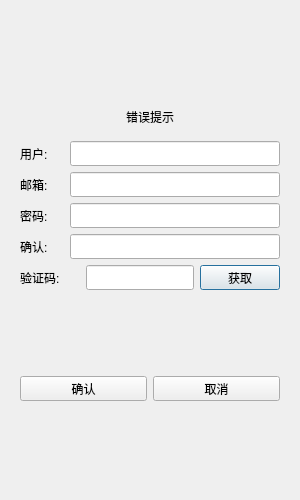
<?xml version="1.0" encoding="UTF-8"?>
<ui version="4.0">
    <class>RegisterDialog</class>
    <widget class="QDialog" name="RegisterDialog">
        <property name="enabled">
            <bool>true</bool>
        </property>
        <property name="geometry">
            <rect>
                <x>0</x>
                <y>0</y>
                <width>300</width>
                <height>500</height>
            </rect>
        </property>
        <property name="minimumSize">
            <size>
                <width>300</width>
                <height>500</height>
            </size>
        </property>
        <property name="maximumSize">
            <size>
                <width>300</width>
                <height>500</height>
            </size>
        </property>
        <property name="windowTitle">
            <string>Dialog</string>
        </property>
        <layout class="QVBoxLayout" name="verticalLayout">
            <item>
                <layout class="QVBoxLayout" name="verticalLayout_2">
                    <item>
                        <widget class="QStackedWidget" name="stackedWidget">
                            <property name="currentIndex">
                                <number>0</number>
                            </property>
                            <widget class="QWidget" name="page">
                                <layout class="QVBoxLayout" name="verticalLayout_3">
                                    <item>
                                        <spacer name="verticalSpacer">
                                            <property name="orientation">
                                                <enum>Qt::Orientation::Vertical</enum>
                                            </property>
                                            <property name="sizeHint" stdset="0">
                                                <size>
                                                    <width>20</width>
                                                    <height>40</height>
                                                </size>
                                            </property>
                                        </spacer>
                                    </item>
                                    <item>
                                        <widget class="QWidget" name="widget" native="true">
                                            <layout class="QVBoxLayout" name="verticalLayout_4">
                                                <item>
                                                    <widget class="QLabel" name="err_tip">
                                                        <property name="minimumSize">
                                                            <size>
                                                                <width>0</width>
                                                                <height>0</height>
                                                            </size>
                                                        </property>
                                                        <property name="maximumSize">
                                                            <size>
                                                                <width>500</width>
                                                                <height>20</height>
                                                            </size>
                                                        </property>
                                                        <property name="text">
                                                            <string>错误提示</string>
                                                        </property>
                                                        <property name="alignment">
                                                            <set>Qt::AlignmentFlag::AlignCenter</set>
                                                        </property>
                                                    </widget>
                                                </item>
                                            </layout>
                                        </widget>
                                    </item>
                                    <item>
                                        <layout class="QHBoxLayout" name="horizontalLayout">
                                            <item>
                                                <widget class="QLabel" name="user_label">
                                                    <property name="minimumSize">
                                                        <size>
                                                            <width>0</width>
                                                            <height>25</height>
                                                        </size>
                                                    </property>
                                                    <property name="maximumSize">
                                                        <size>
                                                            <width>16777215</width>
                                                            <height>25</height>
                                                        </size>
                                                    </property>
                                                    <property name="text">
                                                        <string>用户:     </string>
                                                    </property>
                                                </widget>
                                            </item>
                                            <item>
                                                <widget class="QLineEdit" name="user_edit">
                                                    <property name="minimumSize">
                                                        <size>
                                                            <width>0</width>
                                                            <height>25</height>
                                                        </size>
                                                    </property>
                                                    <property name="maximumSize">
                                                        <size>
                                                            <width>16777215</width>
                                                            <height>25</height>
                                                        </size>
                                                    </property>
                                                </widget>
                                            </item>
                                        </layout>
                                    </item>
                                    <item>
                                        <layout class="QHBoxLayout" name="horizontalLayout_2">
                                            <item>
                                                <widget class="QLabel" name="emai_label">
                                                    <property name="minimumSize">
                                                        <size>
                                                            <width>0</width>
                                                            <height>25</height>
                                                        </size>
                                                    </property>
                                                    <property name="maximumSize">
                                                        <size>
                                                            <width>16777215</width>
                                                            <height>25</height>
                                                        </size>
                                                    </property>
                                                    <property name="text">
                                                        <string>邮箱:     </string>
                                                    </property>
                                                </widget>
                                            </item>
                                            <item>
                                                <widget class="QLineEdit" name="emai_edit">
                                                    <property name="minimumSize">
                                                        <size>
                                                            <width>0</width>
                                                            <height>25</height>
                                                        </size>
                                                    </property>
                                                    <property name="maximumSize">
                                                        <size>
                                                            <width>16777215</width>
                                                            <height>25</height>
                                                        </size>
                                                    </property>
                                                </widget>
                                            </item>
                                        </layout>
                                    </item>
                                    <item>
                                        <layout class="QHBoxLayout" name="horizontalLayout_3">
                                            <item>
                                                <widget class="QLabel" name="passw_label">
                                                    <property name="minimumSize">
                                                        <size>
                                                            <width>0</width>
                                                            <height>25</height>
                                                        </size>
                                                    </property>
                                                    <property name="maximumSize">
                                                        <size>
                                                            <width>16777215</width>
                                                            <height>25</height>
                                                        </size>
                                                    </property>
                                                    <property name="text">
                                                        <string>密码:     </string>
                                                    </property>
                                                </widget>
                                            </item>
                                            <item>
                                                <widget class="QLineEdit" name="pass_edit">
                                                    <property name="minimumSize">
                                                        <size>
                                                            <width>0</width>
                                                            <height>25</height>
                                                        </size>
                                                    </property>
                                                    <property name="maximumSize">
                                                        <size>
                                                            <width>16777215</width>
                                                            <height>25</height>
                                                        </size>
                                                    </property>
                                                </widget>
                                            </item>
                                        </layout>
                                    </item>
                                    <item>
                                        <layout class="QHBoxLayout" name="horizontalLayout_4">
                                            <item>
                                                <widget class="QLabel" name="confirm_label">
                                                    <property name="minimumSize">
                                                        <size>
                                                            <width>0</width>
                                                            <height>25</height>
                                                        </size>
                                                    </property>
                                                    <property name="maximumSize">
                                                        <size>
                                                            <width>16777215</width>
                                                            <height>25</height>
                                                        </size>
                                                    </property>
                                                    <property name="text">
                                                        <string>确认:     </string>
                                                    </property>
                                                </widget>
                                            </item>
                                            <item>
                                                <widget class="QLineEdit" name="confirm_edit">
                                                    <property name="minimumSize">
                                                        <size>
                                                            <width>0</width>
                                                            <height>25</height>
                                                        </size>
                                                    </property>
                                                    <property name="maximumSize">
                                                        <size>
                                                            <width>16777215</width>
                                                            <height>25</height>
                                                        </size>
                                                    </property>
                                                </widget>
                                            </item>
                                        </layout>
                                    </item>
                                    <item>
                                        <layout class="QHBoxLayout" name="horizontalLayout_5">
                                            <item>
                                                <widget class="QLabel" name="varify_label">
                                                    <property name="minimumSize">
                                                        <size>
                                                            <width>0</width>
                                                            <height>25</height>
                                                        </size>
                                                    </property>
                                                    <property name="maximumSize">
                                                        <size>
                                                            <width>16777215</width>
                                                            <height>25</height>
                                                        </size>
                                                    </property>
                                                    <property name="text">
                                                        <string>验证码:      </string>
                                                    </property>
                                                </widget>
                                            </item>
                                            <item>
                                                <widget class="QLineEdit" name="varify_edit">
                                                    <property name="minimumSize">
                                                        <size>
                                                            <width>0</width>
                                                            <height>25</height>
                                                        </size>
                                                    </property>
                                                    <property name="maximumSize">
                                                        <size>
                                                            <width>16777215</width>
                                                            <height>25</height>
                                                        </size>
                                                    </property>
                                                </widget>
                                            </item>
                                            <item>
                                                <widget class="QPushButton" name="get_code">
                                                    <property name="minimumSize">
                                                        <size>
                                                            <width>0</width>
                                                            <height>25</height>
                                                        </size>
                                                    </property>
                                                    <property name="maximumSize">
                                                        <size>
                                                            <width>16777215</width>
                                                            <height>25</height>
                                                        </size>
                                                    </property>
                                                    <property name="text">
                                                        <string>获取</string>
                                                    </property>
                                                </widget>
                                            </item>
                                        </layout>
                                    </item>
                                    <item>
                                        <spacer name="verticalSpacer_2">
                                            <property name="orientation">
                                                <enum>Qt::Orientation::Vertical</enum>
                                            </property>
                                            <property name="sizeHint" stdset="0">
                                                <size>
                                                    <width>20</width>
                                                    <height>40</height>
                                                </size>
                                            </property>
                                        </spacer>
                                    </item>
                                    <item>
                                        <layout class="QHBoxLayout" name="horizontalLayout_6">
                                            <item>
                                                <widget class="QPushButton" name="confirm_button">
                                                    <property name="minimumSize">
                                                        <size>
                                                            <width>0</width>
                                                            <height>25</height>
                                                        </size>
                                                    </property>
                                                    <property name="maximumSize">
                                                        <size>
                                                            <width>16777215</width>
                                                            <height>25</height>
                                                        </size>
                                                    </property>
                                                    <property name="text">
                                                        <string>确认</string>
                                                    </property>
                                                </widget>
                                            </item>
                                            <item>
                                                <widget class="QPushButton" name="cancle_button">
                                                    <property name="minimumSize">
                                                        <size>
                                                            <width>0</width>
                                                            <height>25</height>
                                                        </size>
                                                    </property>
                                                    <property name="maximumSize">
                                                        <size>
                                                            <width>16777215</width>
                                                            <height>25</height>
                                                        </size>
                                                    </property>
                                                    <property name="text">
                                                        <string>取消</string>
                                                    </property>
                                                </widget>
                                            </item>
                                        </layout>
                                    </item>
                                    <item>
                                        <spacer name="verticalSpacer_3">
                                            <property name="orientation">
                                                <enum>Qt::Orientation::Vertical</enum>
                                            </property>
                                            <property name="sizeHint" stdset="0">
                                                <size>
                                                    <width>20</width>
                                                    <height>40</height>
                                                </size>
                                            </property>
                                        </spacer>
                                    </item>
                                </layout>
                            </widget>
                            <widget class="QWidget" name="page_2"/>
                        </widget>
                    </item>
                </layout>
            </item>
        </layout>
    </widget>
    <resources/>
    <connections/>
</ui>
